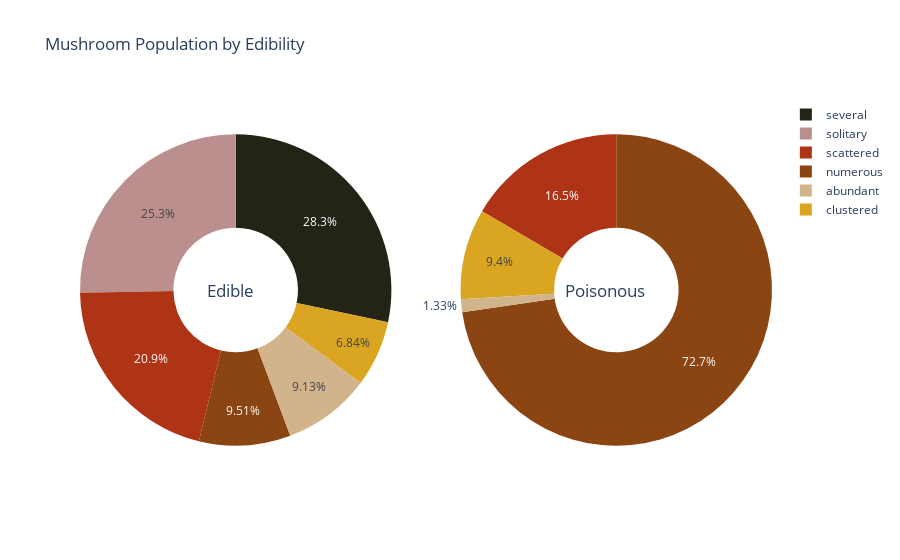

The cell this chart's notebook holds for it:
### Code cell
## Creating two pie charts

# Create subplots: use 'domain' type for Pie subplot
fig = make_subplots(rows=1, 
                    cols=2, 
                    specs=[[{'type':'domain'}, {'type':'domain'}]])

# create an array of colors which will be custom colors to the plot
earth_colors =  [
                'rgb(210,180,140)',
                'rgb(218,165,32)', 
                'rgb(139,69,19)',
                'rgb(175, 51, 21)', 
                'rgb(35, 36, 21)', 
                'rgb(188,143,143)'
               ]

# crate traces to specify the various properties of the first pie chart subplot
fig.add_trace(go.Pie(labels = labels_edible_population,
                     values = values_edible_population, 
                     name = "Edible Mushroom", 
                     marker_colors = cafe_colors),
               1, 1)

# crate traces to specify the various properties of the second pie chart subplot
fig.add_trace(go.Pie(labels = labels_poisonous_population, 
                     values = values_poisonous_population, 
                     name="Poisonous Mushroom", 
                     marker_colors = cafe_colors),
              1, 2)

# Use `hole` to create a donut-like pie chart
fig.update_traces(hole=.4, 
                  hoverinfo="label+percent+name")

#adabt layout of the chart for reability
fig.update_layout(
    title_text="Mushroom Population by Edibility",
    # Add annotations in the center of the donut pies.
    annotations=[dict(text = 'Edible', 
                         x = 0.18, 
                         y = 0.5, 
                         font_size = 17, 
                         showarrow = False),
                 
                 dict(text = 'Poisonous', 
                         x = 0.82, 
                         y = 0.5, 
                         font_size = 17, 
                         showarrow = False)])
fig.show()

### Figure 1 — Plotly figure (JSON) as saved in the notebook; plotly's stock layout.template omitted (floating-point values rounded to 4 significant figures)
{"data": [{"domain": {"x": [0, 0.45], "y": [0, 1]}, "hole": 0.4, "hoverinfo": "label+percent+name", "labels": ["abundant", "clustered", "numerous", "scattered", "several", "solitary"], "marker": {"colors": ["rgb(210,180,140)", "rgb(218,165,32)", "rgb(139,69,19)", "rgb(175, 51, 21)", "rgb(35, 36, 21)", "rgb(188,143,143)"]}, "name": "Edible Mushroom", "type": "pie", "values": [384, 288, 400, 880, 1192, 1064]}, {"domain": {"x": [0.55, 1], "y": [0, 1]}, "hole": 0.4, "hoverinfo": "label+percent+name", "labels": ["clustered", "scattered", "several", "solitary"], "marker": {"colors": ["rgb(210,180,140)", "rgb(218,165,32)", "rgb(139,69,19)", "rgb(175, 51, 21)", "rgb(35, 36, 21)", "rgb(188,143,143)"]}, "name": "Poisonous Mushroom", "type": "pie", "values": [52, 368, 2848, 648]}], "layout": {"annotations": [{"font": {"size": 17}, "showarrow": false, "text": "Edible", "x": 0.18, "y": 0.5}, {"font": {"size": 17}, "showarrow": false, "text": "Poisonous", "x": 0.82, "y": 0.5}], "title": {"text": "Mushroom Population by Edibility"}}}
